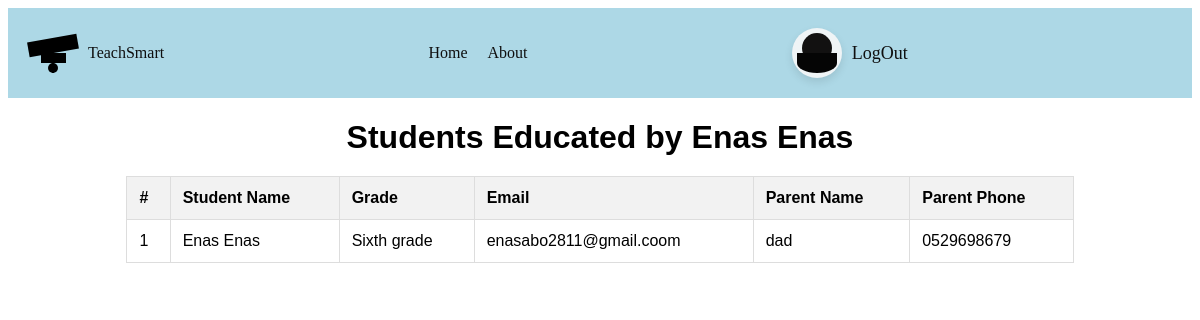
The app's page /teacher/123456789/students/, older data.
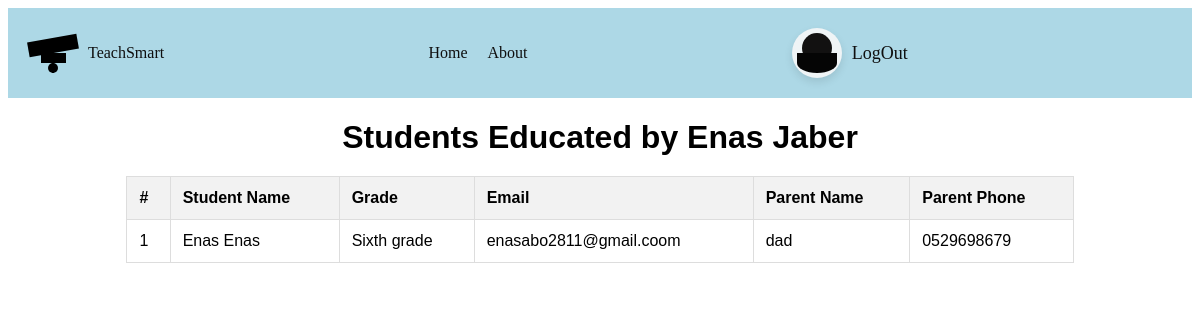
The same page, newer data.
### tsweb/models.py (models this page shows, shortened)
class Teacher(models.Model):
    CLASS_CHOICES = [
        ('A', 'First grade'),
        ('B', 'Second grade'),
        ('C', 'Third grade'),
        ('D', 'Fourth grade'),
        ('E', 'Fifth grade'),
        ('F', 'Sixth grade'),
    ]
    id_number = models.CharField(
        max_length=9,
        unique=True,
        validators=[RegexValidator(r'^\d{9}$', "Please enter exactly 9 digits.")]
    )
    first_name = models.CharField(max_length=50)
    last_name = models.CharField(max_length=50)
    date_of_birth = models.DateField()
    email = models.EmailField(unique=True, validators=[EmailValidator(message="Invalid email address.")])
    phone_number = models.CharField(
        max_length=10,
        validators=[
            RegexValidator(
                regex=r'^(05\d|0[23489])\d{7}$',
                message='Invalid Israeli phone number. Please enter 10 digits starting with 05 .'
            )
        ]
    )
    password = models.CharField(max_length=128)  # הוספת שדה סיסמה
    subject = models.ForeignKey(Subject, on_delete=models.CASCADE, related_name='teachers', help_text="Select the subject the teacher can teach")
    classes = models.CharField(
        max_length=1,
        choices=CLASS_CHOICES,
        help_text="Select the grade the teacher can educate"
    )

### tsweb/views.py (the view)
# urls.py: path('teacher/<str:id_number>/students/', views.teacher_students_list, name='teacher_students_list'),
def teacher_students_list(request, id_number):
    teacher = get_object_or_404(Teacher, id_number=id_number)
    students = Student.objects.filter(grade=teacher.classes).distinct()
    return render(request, 'teacher_students_list.html', {'teacher': teacher, 'students': students})

### tsweb/Templates/teacher_students_list.html (shortened to what this page needs)
<!DOCTYPE html>
<html lang="en" dir="ltr">
<head>
    {% load static %}
    <link rel="stylesheet" href="{% static 'css/base.css' %}">
</head>
<body>
    <header>
        <div class="logo">
            <div class="graduation-hat">
                <div class="hat-top"></div>
                <div class="hat-tassel"></div>
            </div>
            <span>TeachSmart</span>
        </div>
        <nav>
            <ul>
                <li><a href="/">Home</a></li>
                <li><a href="home.html#about">About</a></li>
            </ul>
        </nav>
        <div class="auth-buttons">
                <a href="{% url 'logout_teacher' %}" class="login-button">
                    <div class="user-icon"></div>
                    <span class="login-text">LogOut</span>
                </a>
        </div>
    </header>
	<main>
    <div class="container">
        <h1>Students Educated by {{ teacher.first_name }} {{ teacher.last_name }}</h1>
        <table>
            <thead>
                <tr>
                    <th>#</th>
                    <th>Student Name</th>
                    <th>Grade</th>
                    <th>Email</th>
                    <th>Parent Name</th>
                    <th>Parent Phone</th>
                </tr>
            </thead>
            <tbody>
                {% for student in students %}
                    <tr>
                        <td>{{ forloop.counter }}</td>
                        <td>{{ student.first_name }} {{ student.last_name }}</td>
                        <td>{{ student.get_grade_display }}</td>
                        <td>{{ student.email }}</td>
                        <td>{{ student.parent_name }}</td>
                        <td>{{ student.parent_phone }}</td>
                    </tr>
                {% empty %}
                    <tr>
                        <td colspan="6">No students found.</td>
                    </tr>
                {% endfor %}
            </tbody>
        </table>
    </div>
</main>
</body>
</html>

Row changes from the older to the newer data that the page shows:
changed Teacher "Enas": last_name "Enas" → "Jaber"
